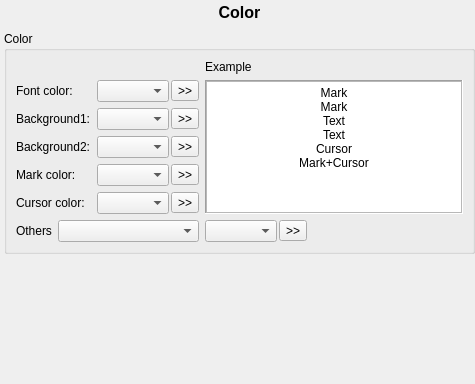
       <widget class="QWidget" name="colorPage">
        <layout class="QVBoxLayout" name="verticalLayout_16" stretch="0,0,0">
         <property name="leftMargin">
          <number>4</number>
         </property>
         <property name="topMargin">
          <number>0</number>
         </property>
         <property name="rightMargin">
          <number>0</number>
         </property>
         <property name="bottomMargin">
          <number>0</number>
         </property>
         <item>
          <widget class="QLabel" name="labelColor">
           <property name="minimumSize">
            <size>
             <width>0</width>
             <height>25</height>
            </size>
           </property>
           <property name="font">
            <font>
             <pointsize>12</pointsize>
             <weight>75</weight>
             <bold>true</bold>
            </font>
           </property>
           <property name="text">
            <string>Color</string>
           </property>
           <property name="alignment">
            <set>Qt::AlignCenter</set>
           </property>
          </widget>
         </item>
         <item>
          <widget class="QGroupBox" name="groupBox_13">
           <property name="title">
            <string>Color</string>
           </property>
           <layout class="QGridLayout" name="gridLayout_3">
            <item row="0" column="3">
             <widget class="QLabel" name="label_13">
              <property name="text">
               <string>Example</string>
              </property>
             </widget>
            </item>
            <item row="1" column="0" colspan="2">
             <widget class="QLabel" name="label_9">
              <property name="text">
               <string>Font color:</string>
              </property>
             </widget>
            </item>
            <item row="1" column="2">
             <layout class="QHBoxLayout" name="horizontalLayout_16">
              <property name="spacing">
               <number>2</number>
              </property>
              <item>
               <widget class="QComboBox" name="cbbFontColor"/>
              </item>
              <item>
               <widget class="QToolButton" name="toolButton_7">
                <property name="text">
                 <string>&gt;&gt;</string>
                </property>
               </widget>
              </item>
             </layout>
            </item>
            <item row="1" column="3" rowspan="5">
             <widget class="QFrame" name="frame">
              <property name="frameShape">
               <enum>QFrame::Panel</enum>
              </property>
              <property name="frameShadow">
               <enum>QFrame::Sunken</enum>
              </property>
              <layout class="QVBoxLayout" name="verticalLayout_15">
               <property name="spacing">
                <number>0</number>
               </property>
               <property name="leftMargin">
                <number>0</number>
               </property>
               <property name="topMargin">
                <number>0</number>
               </property>
               <property name="rightMargin">
                <number>0</number>
               </property>
               <property name="bottomMargin">
                <number>0</number>
               </property>
               <item>
                <widget class="QTextBrowser" name="textBrowser">
                 <property name="html">
                  <string>&lt;!DOCTYPE HTML PUBLIC &quot;-//W3C//DTD HTML 4.0//EN&quot; &quot;http://www.w3.org/TR/REC-html40/strict.dtd&quot;&gt;
&lt;html&gt;&lt;head&gt;&lt;meta name=&quot;qrichtext&quot; content=&quot;1&quot; /&gt;&lt;style type=&quot;text/css&quot;&gt;
p, li { white-space: pre-wrap; }
&lt;/style&gt;&lt;/head&gt;&lt;body style=&quot; font-family:'SimSun'; font-size:9pt; font-weight:400; font-style:normal;&quot;&gt;
&lt;p align=&quot;center&quot; style=&quot; margin-top:0px; margin-bottom:0px; margin-left:0px; margin-right:0px; -qt-block-indent:0; text-indent:0px;&quot;&gt;Mark&lt;/p&gt;
&lt;p align=&quot;center&quot; style=&quot; margin-top:0px; margin-bottom:0px; margin-left:0px; margin-right:0px; -qt-block-indent:0; text-indent:0px;&quot;&gt;Mark&lt;/p&gt;
&lt;p align=&quot;center&quot; style=&quot; margin-top:0px; margin-bottom:0px; margin-left:0px; margin-right:0px; -qt-block-indent:0; text-indent:0px;&quot;&gt;Text&lt;/p&gt;
&lt;p align=&quot;center&quot; style=&quot; margin-top:0px; margin-bottom:0px; margin-left:0px; margin-right:0px; -qt-block-indent:0; text-indent:0px;&quot;&gt;Text&lt;/p&gt;
&lt;p align=&quot;center&quot; style=&quot; margin-top:0px; margin-bottom:0px; margin-left:0px; margin-right:0px; -qt-block-indent:0; text-indent:0px;&quot;&gt;Cursor&lt;/p&gt;
&lt;p align=&quot;center&quot; style=&quot; margin-top:0px; margin-bottom:0px; margin-left:0px; margin-right:0px; -qt-block-indent:0; text-indent:0px;&quot;&gt;Mark+Cursor&lt;/p&gt;&lt;/body&gt;&lt;/html&gt;</string>
                 </property>
                </widget>
               </item>
              </layout>
             </widget>
            </item>
            <item row="2" column="0" colspan="2">
             <widget class="QLabel" name="label_10">
              <property name="text">
               <string>Background1:</string>
              </property>
             </widget>
            </item>
            <item row="2" column="2">
             <layout class="QHBoxLayout" name="horizontalLayout_12">
              <property name="spacing">
               <number>2</number>
              </property>
              <item>
               <widget class="QComboBox" name="cbbBackgroud1"/>
              </item>
              <item>
               <widget class="QToolButton" name="toolButton_2">
                <property name="text">
                 <string>&gt;&gt;</string>
                </property>
               </widget>
              </item>
             </layout>
            </item>
            <item row="3" column="0" colspan="2">
             <widget class="QLabel" name="label_15">
              <property name="text">
               <string>Background2:</string>
              </property>
             </widget>
            </item>
            <item row="3" column="2">
             <layout class="QHBoxLayout" name="horizontalLayout_13">
              <property name="spacing">
               <number>2</number>
              </property>
              <item>
               <widget class="QComboBox" name="cbbBackgroud2"/>
              </item>
              <item>
               <widget class="QToolButton" name="toolButton_4">
                <property name="text">
                 <string>&gt;&gt;</string>
                </property>
               </widget>
              </item>
             </layout>
            </item>
            <item row="4" column="0" colspan="2">
             <widget class="QLabel" name="label_11">
              <property name="text">
               <string>Mark color:</string>
              </property>
             </widget>
            </item>
            <item row="4" column="2">
             <layout class="QHBoxLayout" name="horizontalLayout_14">
              <property name="spacing">
               <number>2</number>
              </property>
              <item>
               <widget class="QComboBox" name="cbbMarkColor"/>
              </item>
              <item>
               <widget class="QToolButton" name="toolButton_5">
                <property name="text">
                 <string>&gt;&gt;</string>
                </property>
               </widget>
              </item>
             </layout>
            </item>
            <item row="5" column="0" colspan="2">
             <widget class="QLabel" name="label_14">
              <property name="text">
               <string>Cursor color:</string>
              </property>
             </widget>
            </item>
            <item row="5" column="2">
             <layout class="QHBoxLayout" name="horizontalLayout_15">
              <property name="spacing">
               <number>2</number>
              </property>
              <item>
               <widget class="QComboBox" name="cbbCursorColor"/>
              </item>
              <item>
               <widget class="QToolButton" name="toolButton_6">
                <property name="text">
                 <string>&gt;&gt;</string>
                </property>
               </widget>
              </item>
             </layout>
            </item>
            <item row="6" column="0">
             <widget class="QLabel" name="label_12">
              <property name="text">
               <string>Others</string>
              </property>
             </widget>
            </item>
            <item row="6" column="1" colspan="2">
             <widget class="QComboBox" name="comboBox_6"/>
            </item>
            <item row="6" column="3">
             <layout class="QHBoxLayout" name="horizontalLayout_10">
              <property name="spacing">
               <number>2</number>
              </property>
              <property name="rightMargin">
               <number>0</number>
              </property>
              <item>
               <widget class="QComboBox" name="comboBox_5"/>
              </item>
              <item>
               <widget class="QToolButton" name="toolButton_3">
                <property name="text">
                 <string>&gt;&gt;</string>
                </property>
               </widget>
              </item>
              <item>
               <spacer name="horizontalSpacer_9">
                <property name="orientation">
                 <enum>Qt::Horizontal</enum>
                </property>
                <property name="sizeHint" stdset="0">
                 <size>
                  <width>40</width>
                  <height>20</height>
                 </size>
                </property>
               </spacer>
              </item>
             </layout>
            </item>
           </layout>
          </widget>
         </item>
         <item>
          <spacer name="verticalSpacer_7">
           <property name="orientation">
            <enum>Qt::Vertical</enum>
           </property>
           <property name="sizeHint" stdset="0">
            <size>
             <width>20</width>
             <height>130</height>
            </size>
           </property>
          </spacer>
         </item>
        </layout>
       </widget>
